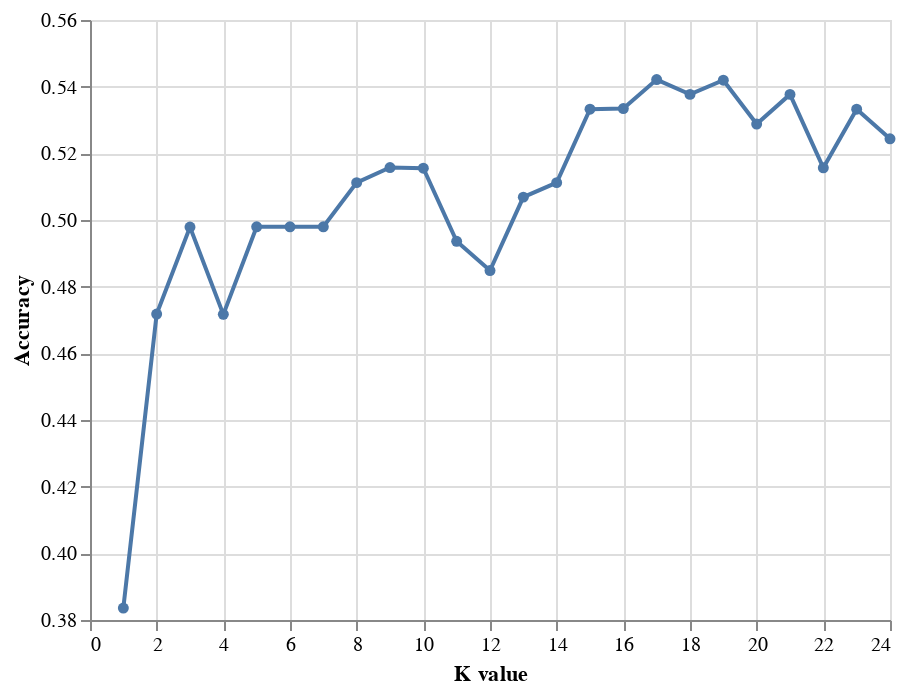

This figure's notebook cell:
### Code cell
import altair as alt; alt.__version__

cross_val_plot=alt.Chart(accuracies_grid2).mark_line(point=True).encode(
    x=alt.X("n_neighbors",title = "K value", scale=alt.Scale(zero=False)),
    y=alt.Y("mean_test_score",title = "Accuracy", scale=alt.Scale(zero=False))
)
cross_val_plot

### Figure 1 — Vega-Lite specification as saved in the notebook (floating-point values rounded to 4 significant figures)
{"config": {"view": {"continuousWidth": 400, "continuousHeight": 300}}, "data": {"name": "data-edd93c0ff7fd7a9fa80c91bde7871efb"}, "mark": {"type": "line", "point": true}, "encoding": {"x": {"field": "n_neighbors", "scale": {"zero": false}, "title": "K value", "type": "quantitative"}, "y": {"field": "mean_test_score", "scale": {"zero": false}, "title": "Accuracy", "type": "quantitative"}}, "$schema": "https://vega.github.io/schema/vega-lite/v4.17.0.json", "datasets": {"data-edd93c0ff7fd7a9fa80c91bde7871efb": [{"n_neighbors": 1, "mean_test_score": 0.3836, "sem_test_score": 0.01698}, {"n_neighbors": 2, "mean_test_score": 0.4718, "sem_test_score": 0.01421}, {"n_neighbors": 3, "mean_test_score": 0.4979, "sem_test_score": 0.006013}, {"n_neighbors": 4, "mean_test_score": 0.4717, "sem_test_score": 0.01598}, {"n_neighbors": 5, "mean_test_score": 0.498, "sem_test_score": 0.006757}, {"n_neighbors": 6, "mean_test_score": 0.498, "sem_test_score": 0.01281}, {"n_neighbors": 7, "mean_test_score": 0.498, "sem_test_score": 0.01024}, {"n_neighbors": 8, "mean_test_score": 0.5112, "sem_test_score": 0.01007}, {"n_neighbors": 9, "mean_test_score": 0.5157, "sem_test_score": 0.01179}, {"n_neighbors": 10, "mean_test_score": 0.5156, "sem_test_score": 0.01174}, {"n_neighbors": 11, "mean_test_score": 0.4936, "sem_test_score": 0.01494}, {"n_neighbors": 12, "mean_test_score": 0.4848, "sem_test_score": 0.01465}, {"n_neighbors": 13, "mean_test_score": 0.5069, "sem_test_score": 0.01666}, {"n_neighbors": 14, "mean_test_score": 0.5112, "sem_test_score": 0.01415}, {"n_neighbors": 15, "mean_test_score": 0.5332, "sem_test_score": 0.01104}, {"n_neighbors": 16, "mean_test_score": 0.5334, "sem_test_score": 0.01718}, {"n_neighbors": 17, "mean_test_score": 0.5421, "sem_test_score": 0.01069}, {"n_neighbors": 18, "mean_test_score": 0.5377, "sem_test_score": 0.0105}, {"n_neighbors": 19, "mean_test_score": 0.5419, "sem_test_score": 0.008641}, {"n_neighbors": 20, "mean_test_score": 0.5288, "sem_test_score": 0.009502}, {"n_neighbors": 21, "mean_test_score": 0.5377, "sem_test_score": 0.0105}, {"n_neighbors": 22, "mean_test_score": 0.5157, "sem_test_score": 0.01378}, {"n_neighbors": 23, "mean_test_score": 0.5332, "sem_test_score": 0.008026}, {"n_neighbors": 24, "mean_test_score": 0.5243, "sem_test_score": 0.006049}]}}
